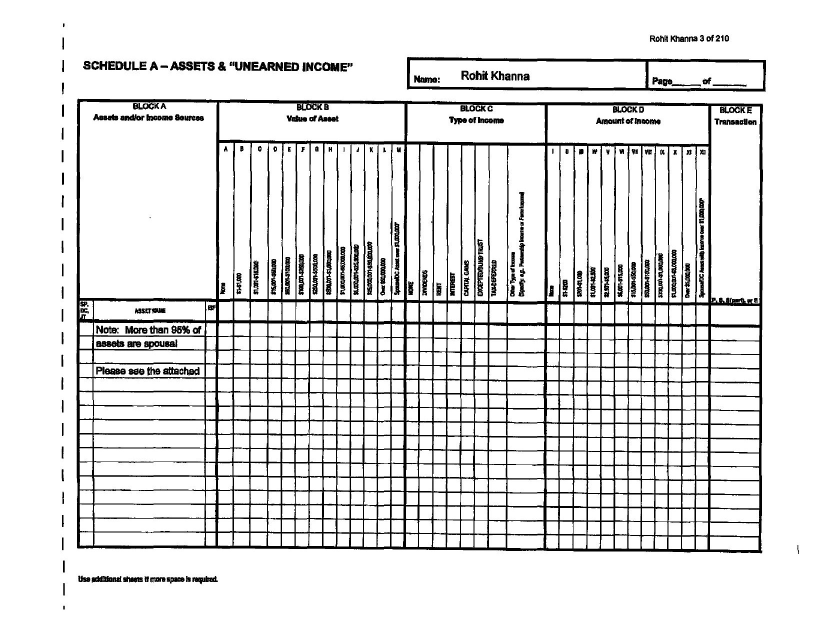
#> input picture docs/2019-2/pages/page-003.jpg, 1627 x 1260 px, given in place of page-003.jpg.jpg, which was not available (shown at 1/2 size)
$ python names.py docs/2019-2/pages/page-003.jpg
#> lines starting #> are read from the running program, lines starting #| are printed output that depends on the picture; pictures that were not available may be replaced by others from this repository, and a replacement may not be noted
from PIL import Image
import sys
p=sys.argv[1]
im=Image.open(f'docs/2019-2/pages/page-{p}.jpg')
#> im is the input picture: PIL image 1627x1260 RGB; min 0, max 255, mean 225.2
# name column x175-720; split top/bottom
im.crop((175,252,720,690)).resize((545*2,438*2)).save(f'scratchpad_{p}_top.png')
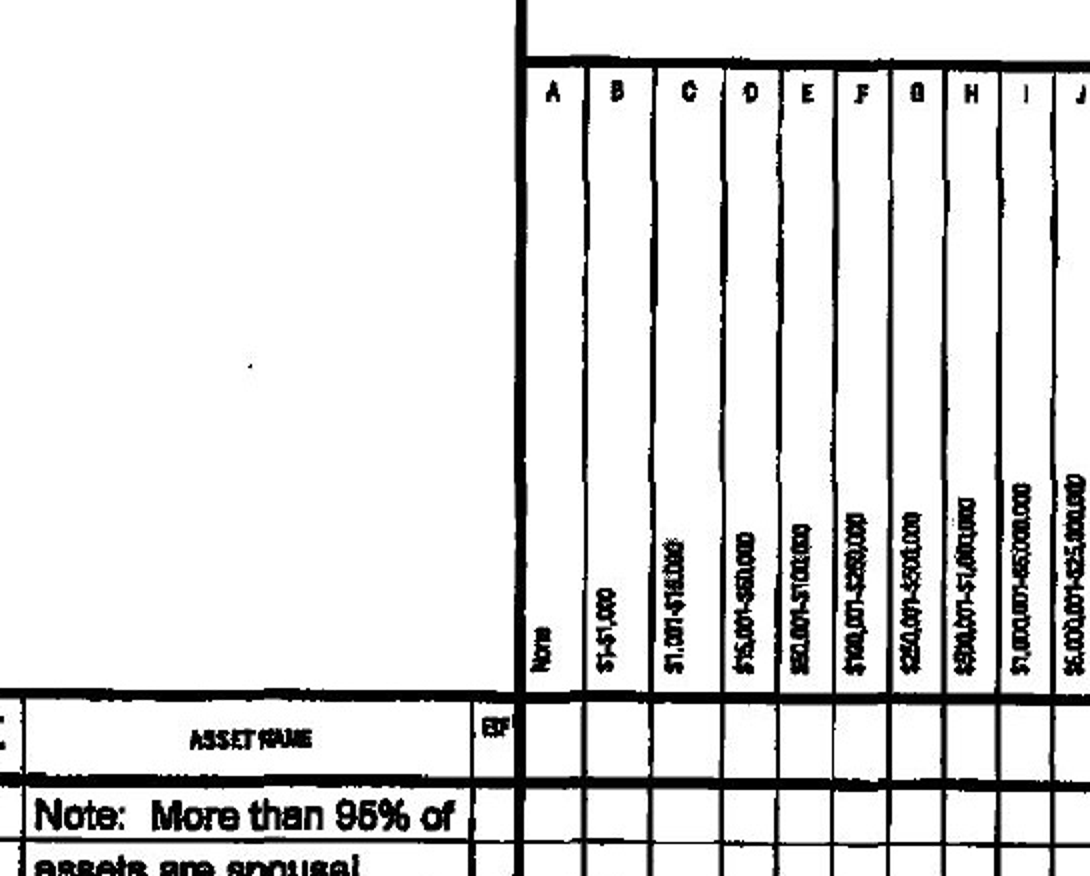
#> saved as page-003.jpg_top.png: PIL image 1090x876 RGB; min 0, max 255, mean 221.9
im.crop((175,690,720,1130)).resize((545*2,440*2)).save(f'scratchpad_{p}_bot.png')
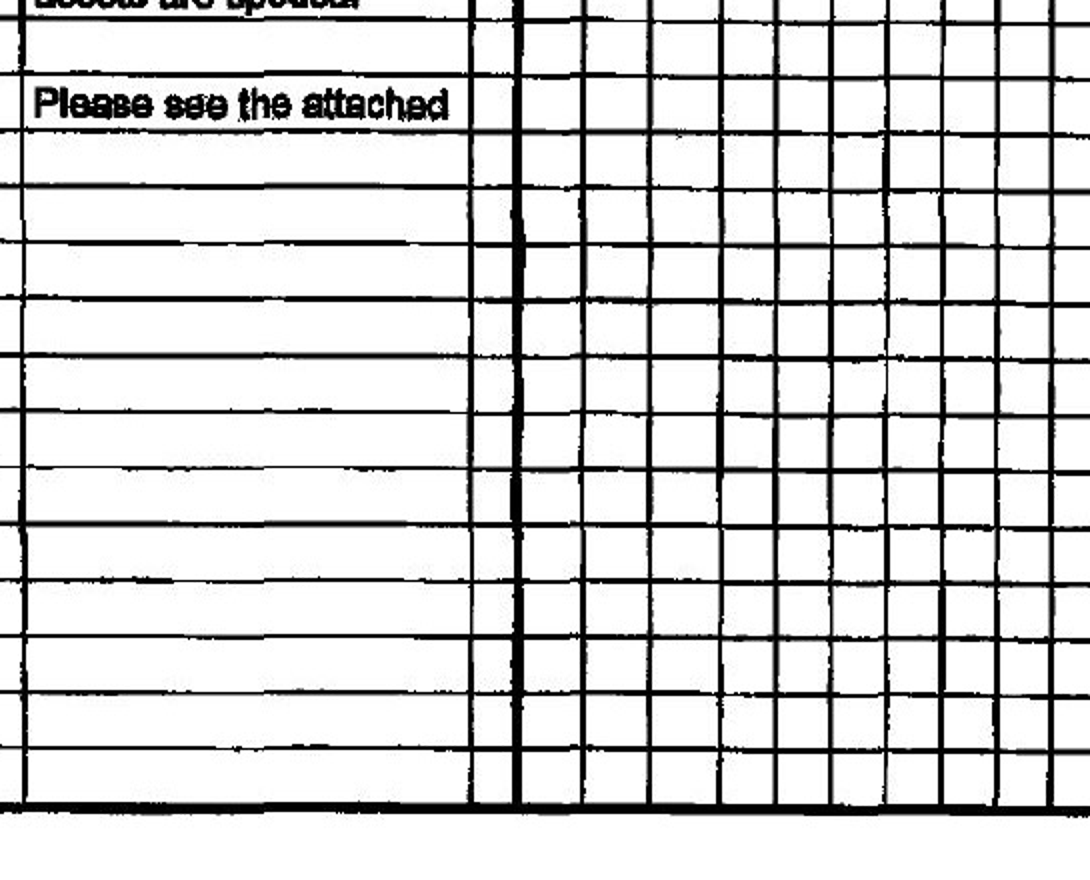
#> saved as page-003.jpg_bot.png: PIL image 1090x880 RGB; min 0, max 255, mean 214.2
